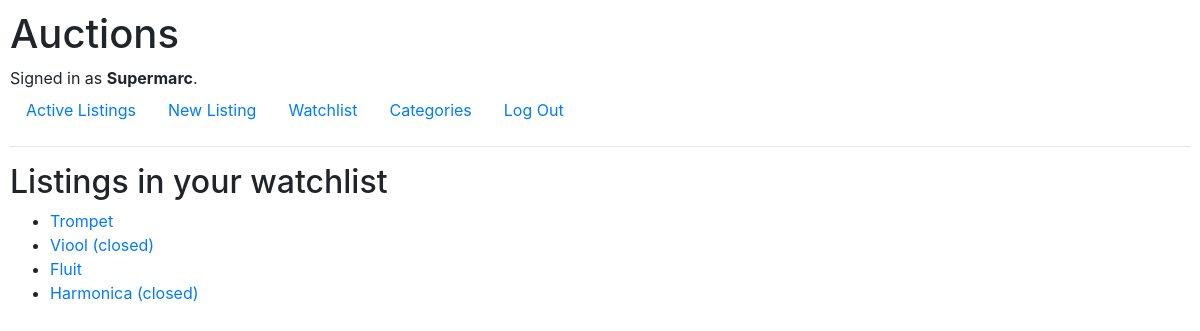
Page /watchlist (signed in) on the earlier database version.
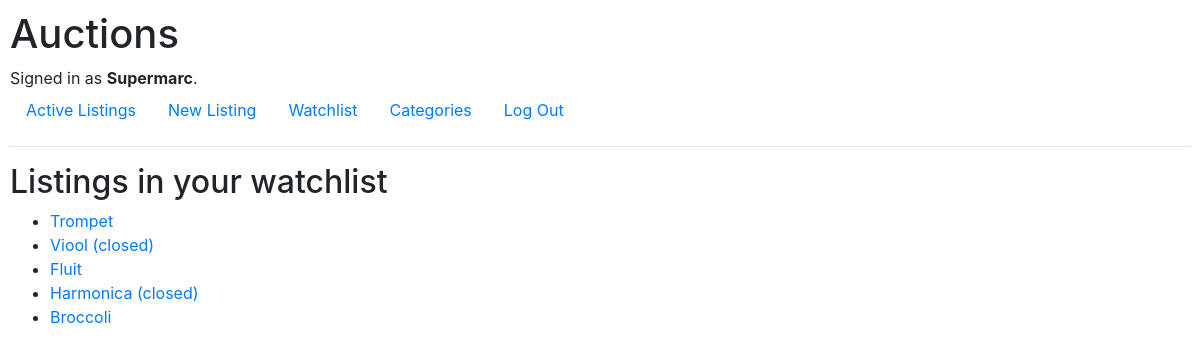
Same page on the later database version.
### auctions/models.py (models this page shows, shortened)
class Listing(models.Model):
    id = models.IntegerField(primary_key=True)
    name = models.CharField(max_length=64)
    user = models.ForeignKey(User, on_delete=models.CASCADE, related_name="listings", default=1)
    description = models.CharField(max_length=256)
    starting_bid = models.IntegerField()
    image_url = models.CharField(blank=True, max_length=256)
    category = models.CharField(max_length=64, blank=True)
    active = models.BooleanField(default=True)
    watched_by = models.ManyToManyField('User', related_name='watchlist')

### auctions/views.py (the view)
# urls.py: path("watchlist", views.watchlist, name="watchlist"),
@login_required
def watchlist(request):
    user = User.objects.get(username=request.user)
    current_watchlist = user.watchlist.all()
    return render(request, "auctions/watchlist.html", {'watchlist': current_watchlist})

### auctions/templates/auctions/watchlist.html
{% extends "auctions/layout.html" %}
{% block body %}
    <h2>Listings in your watchlist</h2>
    <ul>
        {% for listing in watchlist %}
            <li><a href="{% url 'listing' listing.id %}">{{ listing.name }}{% if not listing.active %} (closed){% endif %}</a></li>
        {% endfor %}
    </ul>
{% endblock %}

Differences in the rows shown:
added Listing: name "Broccoli"
